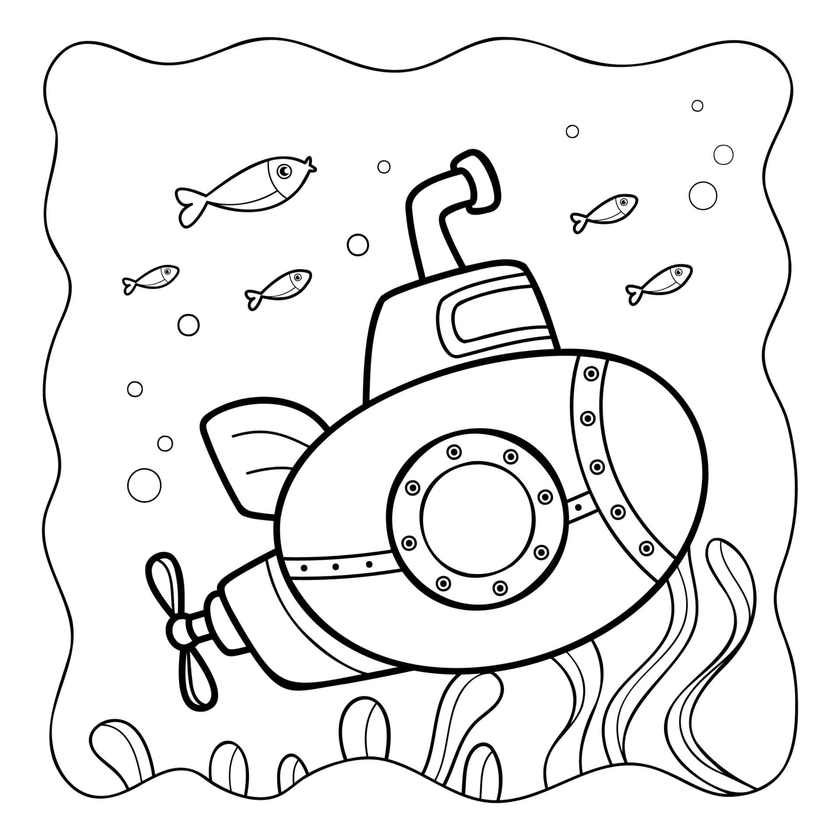
#> input picture SEMESTRES/3/ISL/TP/submarino.png, 840 x 840 px, shrunk from 1920 x 1920 before the run
$ python ativ3.py
#> lines starting #> are read from the running program, lines starting #| are printed output that depends on the picture; after the words box and inside, x2 and y2 are one past the last pixel; in counts of white or black regions, pixels touching at a corner belong together
from PIL import Image

with open('file.txt', 'r') as src:
#> (reads SEMESTRES/3/ISL/TP/file.txt from the repository)
  bits = src.read()

  img = Image.open("submarino.png")
#> img is the input picture: PIL image 840x840 L; min 0, max 255, mean 235.6
  newimg = Image.new('RGB', img.size, "black")
#> newimg: PIL image 840x840 RGB; every value is 0

  for i in range(img.size[0]):
    for j in range(img.size[1]):
      # 255 is white, less than is black
      data = img.getpixel((i, j))
      bit = data == 255

      a = int(bits[(i*img.size[0] + j) % len(bits)])
      color = 255*((bit ^ bool(a)) ^ bool(a))
      newimg.putpixel((i, j), (color, color, color))
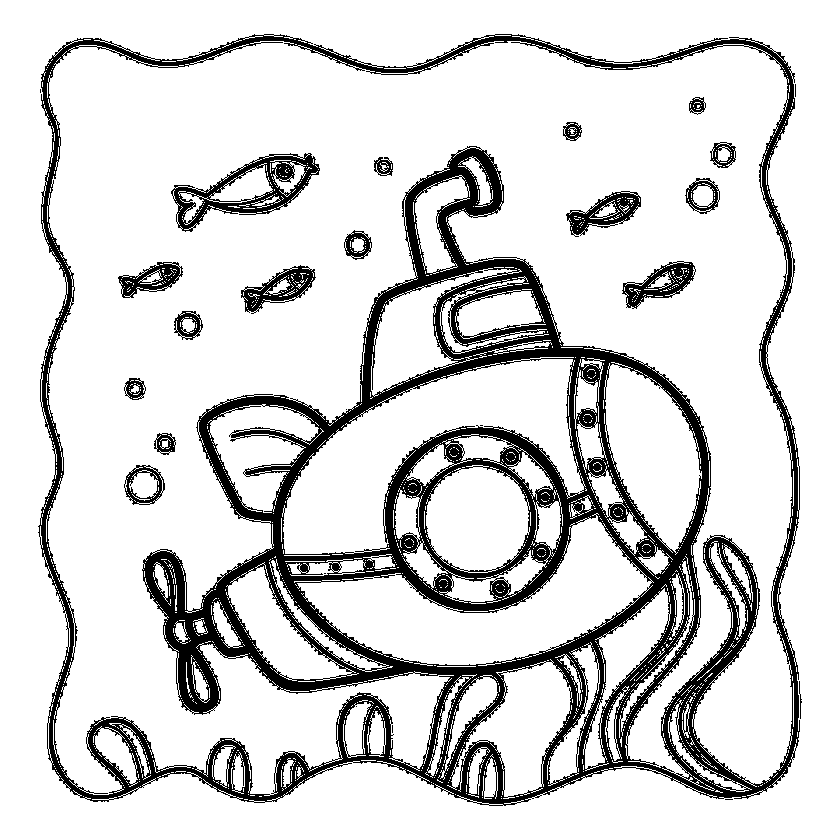
#> newimg: PIL image 840x840 RGB; 84.3% white; 30 black regions (13 under 20 px), largest, box (x1, y1, x2, y2) and area: (38, 34, 800, 806) 98593, (171, 153, 320, 232) 3427, (241, 265, 316, 314) 1423

  newimg.show()
